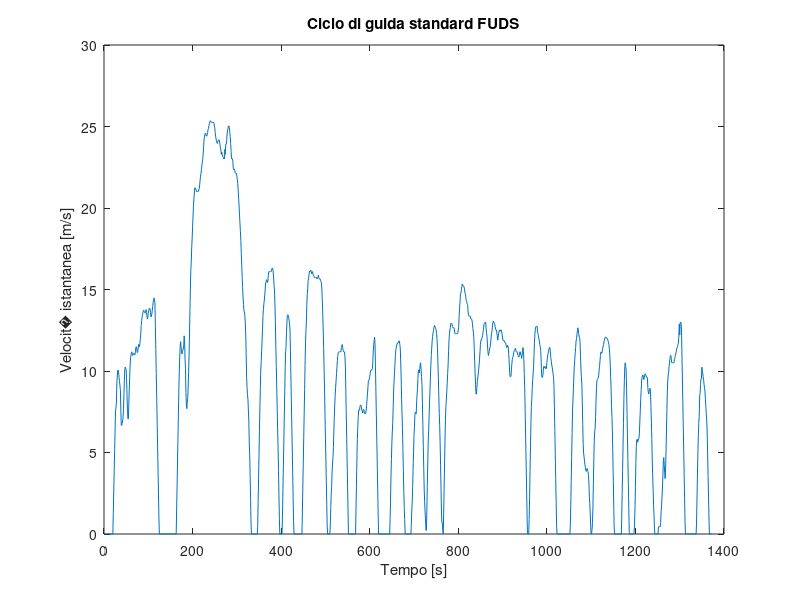
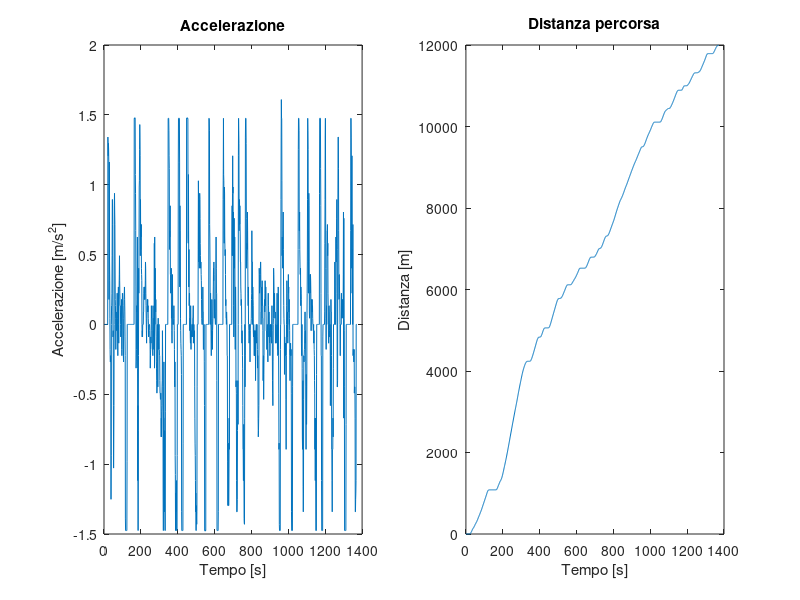
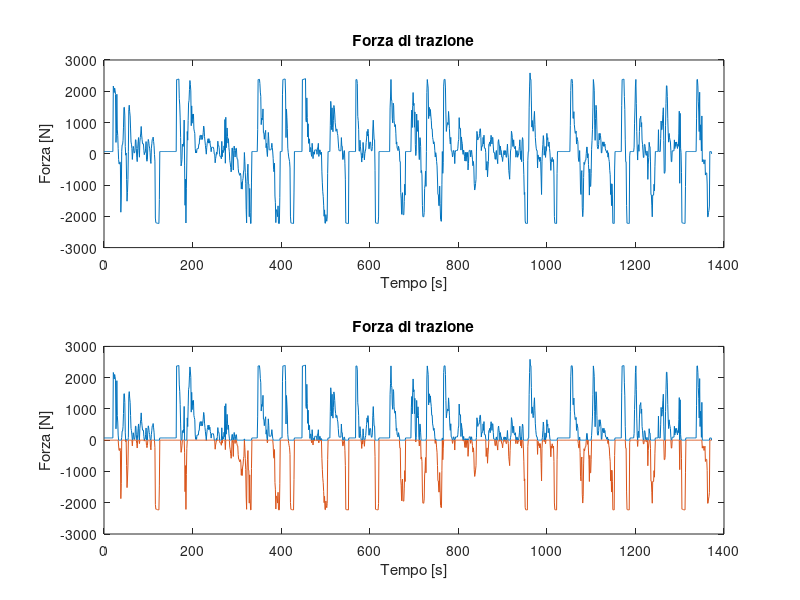
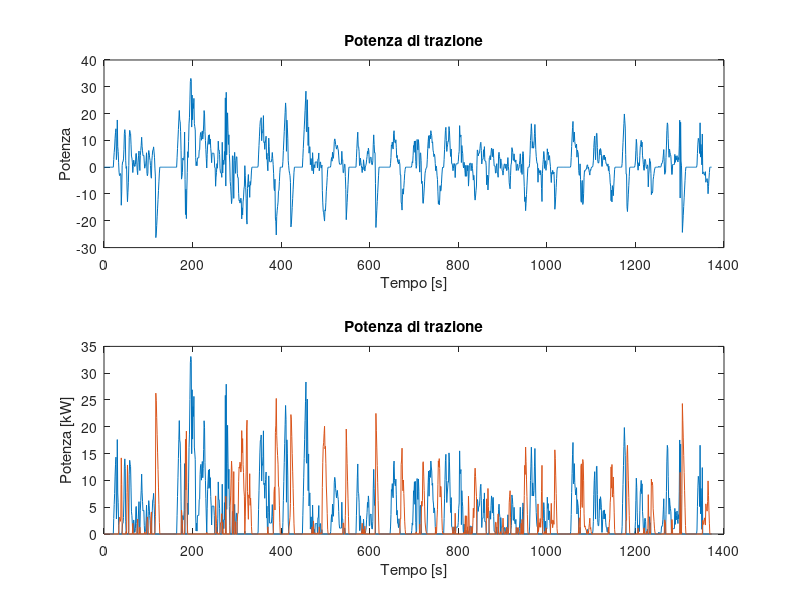

These charts were generated, in order, by the following MATLAB code:
close all
clear all

% *********************** 1. Caricare ciclo di guida standard ***********************

load('cicliguida/FUDS.mat');
t = FUDS(:,1);
v = FUDS(:,2); %[m/s]
dt = t(2)-t(1);
plot(t,v);
title("Ciclo di guida standard FUDS");
xlabel("Tempo [s]")
ylabel("Velocit� istantanea [m/s]")

% --------------------- Costanti ---------------------
Cd=0.19; %coefficiente aereodinamico
mu_rr=0.0048; %rolling resistance
G = 11; %rapporto
r = 0.3; %[m] - raggio ruota 
m = 1540; % kg con 2 passeggeri da 70kg l'uno
m_eff = 1560; % [kg] - massa efficace considerando il momento di inerzia del motore
Tmax = 140; %[N*m] - coppia massima
wc = 733; %[rad s^-1] - w critico
A = 1.8; %[m^2] - area, 
eff = 0.95; % efficienza
giri_max = 12000; %[rpm] - giri al minuto
g = 9.8; %[m/s^2]
ro = 1.225; % [Kg/m^3] Densit� dell'aria
%dt = 0.1;
alpha=0; % [rad] pendenza
Rr0 = mu_rr*m*g;
Rr = Rr0 * cosd(alpha);
Rg = m*g*sind(alpha);
Ra0 = 0.5*ro*A*Cd;

% --------------------- Definisco e inizializzo i vettori ---------------------
x = zeros(1,length(t));
a = zeros(1,length(t));
F_m = zeros(1,length(t)); % [N]
F_m_pos = zeros(1,length(t)); % [N]
F_m_neg = zeros(1,length(t)); % [N]
P_m = zeros(1,length(t)); % [W] potenza motrice
P_m_pos = zeros(1,length(t)); % [W]potenza motrice
P_m_neg = zeros(1,length(t)); % [W]potenza motrice
L_m = zeros(1,length(t)); % [Wh]Lavoro della forza motrice
L_m_pos = zeros(1,length(t)); % [Wh] Lavoro della forza motrice
L_m_neg = zeros(1,length(t)); % [Wh] Lavoro della forza motrice
Ra_m = zeros(1,length(t)); % Resistenza aereodinamica
Rr_m = ones(1,length(t))*Rr;


% --------------------- Loop ---------------------
for i = 2:length(t)
% *********************** 2. Calcolare accelerazione e distanza percorsa  ***********************
    x(i) = x(i-1) + dt*(v(i)+v(i-1))/2; %formula del trapezio (integrale)
    a(i) = (v(i)-v(i-1))./dt;
    Ra_m(i) = Ra0*v(i-1).^2;
% *********************** 3. Calcolare forza di trazione istante per istante ***********************
    F_m(i-1) = Ra_m(i) + Rr + Rg + m_eff*a(i-1);
    F_m_pos(i-1) = max(F_m(i-1),0); % siccome il lavoro mi � utile per il calcolo dei consumi, uso solo la parte positiva del lavoro del motore
    F_m_neg(i-1) = min(F_m(i-1),0); 
% *********************** 4. Calcolare il lavoro della forza di trazione (positivo) per stimare i consumi  ***********************
    L_m(i) = L_m(i-1)+(x(i)+x(i-1)-x(i-1))*(F_m(i-1)+F_m(i))/2;
    L_m_pos(i) = L_m_pos(i-1)+(x(i)+x(i-1)-x(i-1))*(F_m_pos(i-1)+F_m_pos(i))/2;
% *********************** 5. Calcolare il lavoro della forza di trazione (negativo) per stimare energia recuperabile dalla frenata rigenerativa  ***********************
    L_m_neg(i) = L_m_neg(i-1)+(x(i)+x(i-1)-x(i-1))*(F_m_neg(i-1)+F_m_neg(i))/2;

    P_m(i) = F_m(i-1).*v(i-1);
    P_m_pos(i) = F_m_pos(i-1).*v(i-1);
    P_m_neg(i) = F_m_neg(i-1).*v(i-1);

end


% --------------------- Plot ---------------------
figure(2)
subplot(1,2,1);
plot(t,a)
title("Accelerazione")
xlabel("Tempo [s]")
ylabel("Accelerazione [m/s^2]")
subplot(1,2,2);
plot(t,x);
title("Distanza percorsa")
xlabel("Tempo [s]")
ylabel("Distanza [m]")

figure(3)
subplot(2,1,1);
plot(t,F_m)
title("Forza di trazione")
xlabel("Tempo [s]")
ylabel("Forza [N]")
subplot(2,1,2);
plot(t,F_m_pos)
title("Forza di trazione")
xlabel("Tempo [s]")
ylabel("Forza [N]")
hold on
plot(t,F_m_neg)


figure(4)
subplot(2,1,1);
plot(t,P_m/1000)
title("Potenza di trazione")
xlabel("Tempo [s]")
ylabel("Potenza")
subplot(2,1,2);
plot(t,P_m_pos/1000)
title("Potenza di trazione")
xlabel("Tempo [s]")
ylabel("Potenza [kW]")
hold on
plot(t,-P_m_neg/1000)
title("Potenza di trazione")
xlabel("Tempo [s]")
ylabel("Potenza [kW]")

figure(5)
subplot(2,1,1);
plot(t,L_m/1000)
title("Lavoro complessivo")
xlabel("Tempo [s]")
ylabel("Lavoro [kWh]")
subplot(2,1,2);
plot(t,L_m_pos/1000)
title("Lavoro")
xlabel("Tempo [s]")
ylabel("Lavoro [kWh]")
hold on
plot(t,-L_m_neg/1000)

%calcolo consumo del motore (lavoro motore), lo spazio percorso,
%teniamo conto dell'efficienza,
%per la forza di trazione, la moltiplichiamo per la massa efficace,
%sommiamo i termini resistivi, da cui poi ricaviamo potenza, lavoro etc
